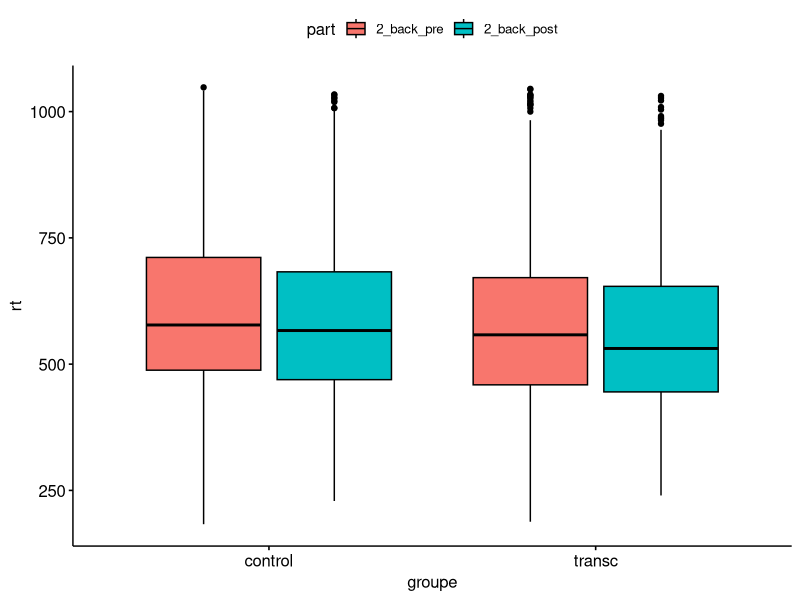
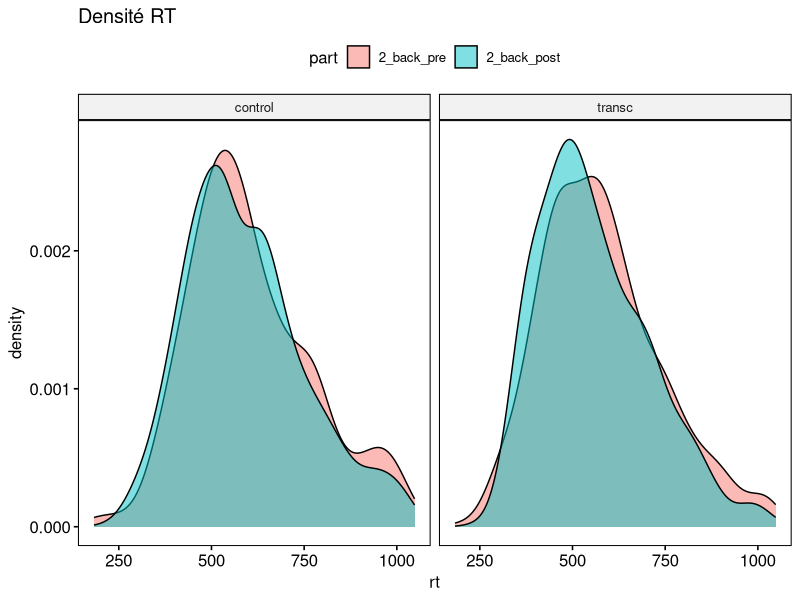
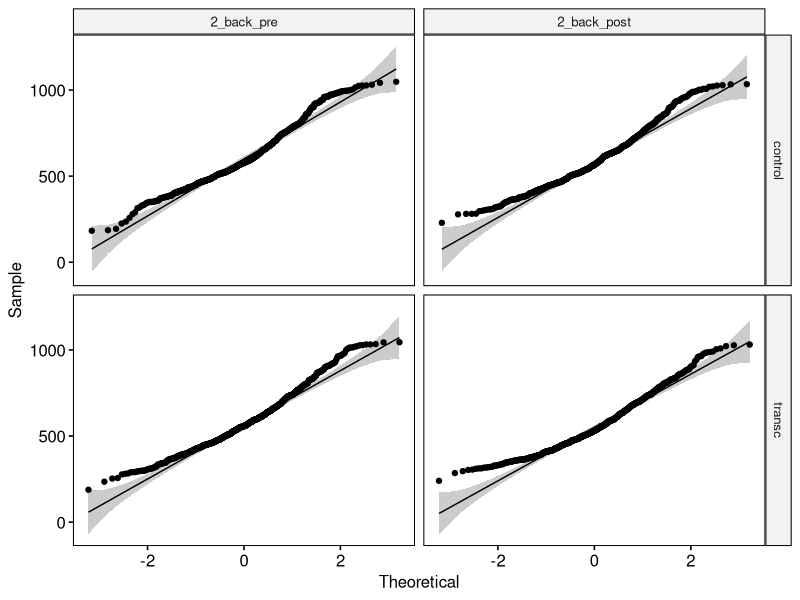
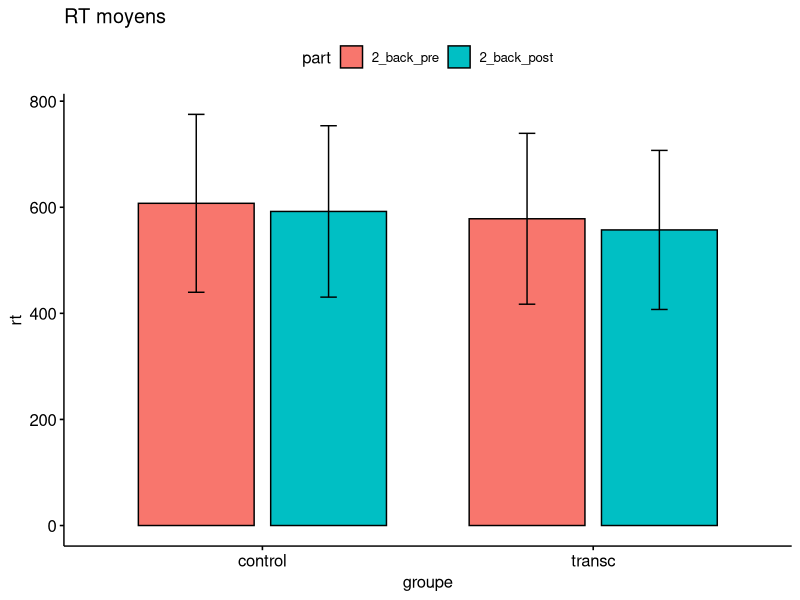
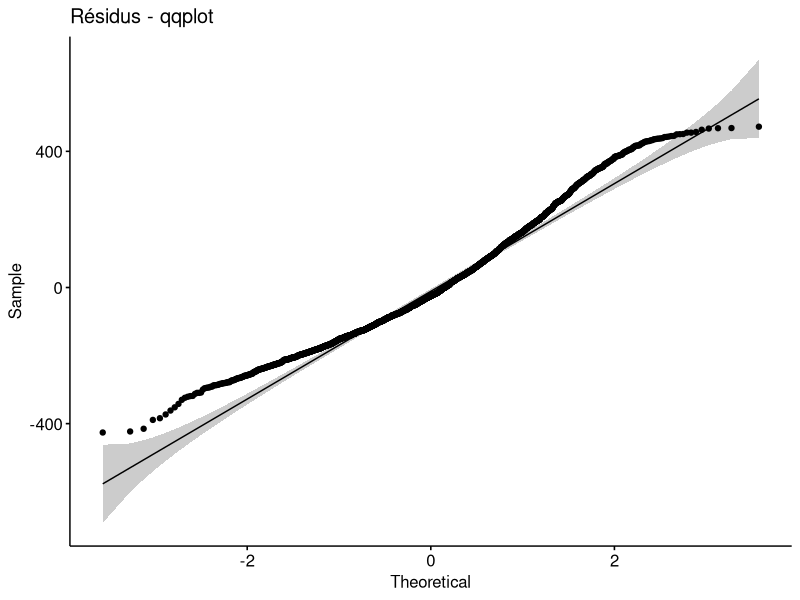
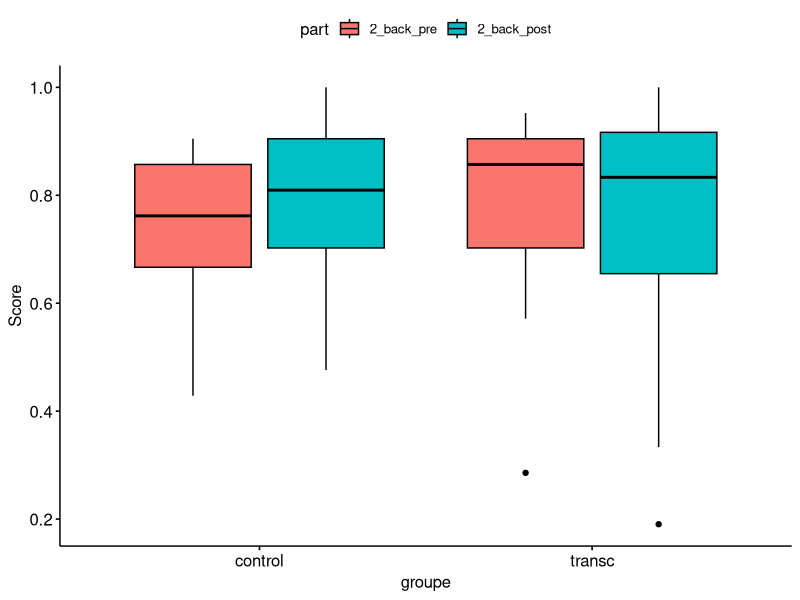
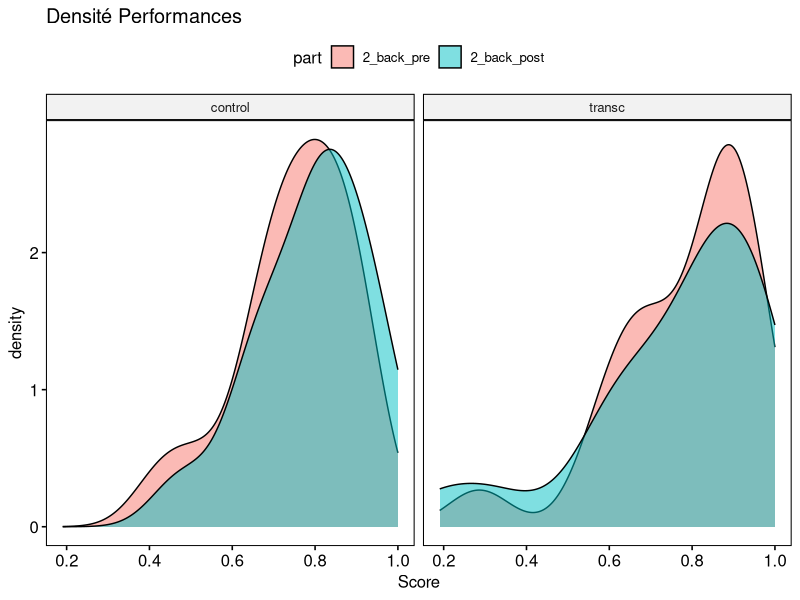
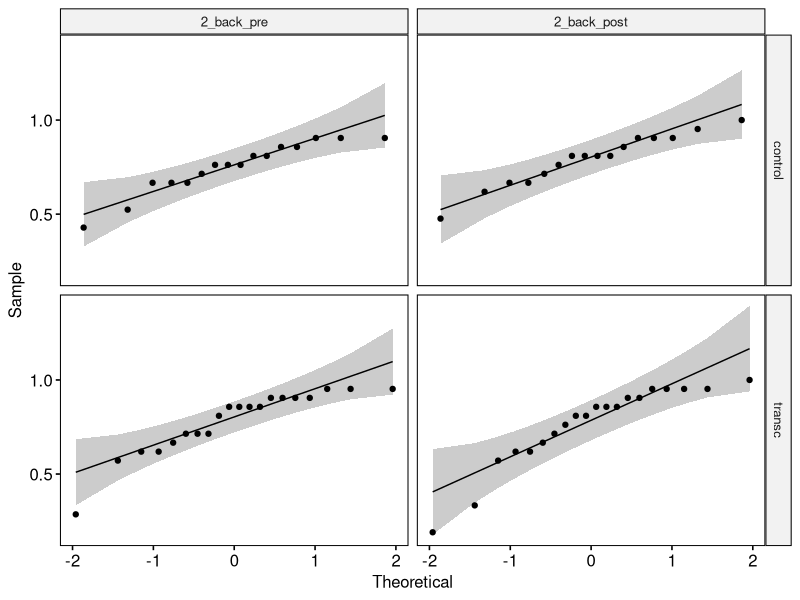

Generate these figures, in order, with R:
## ---- chunk 1

library(tidyverse)
library(ggpubr)
library(rstatix)
library(xtable)

## ---- chunk 2

nback <- read.csv2("data/nback.csv", sep = ",", fileEncoding="UTF-8-BOM")

nback$groupe <- as.factor(nback$groupe)
nback$subject_id <- as.factor(nback$subject_id)
nback$part <- factor(nback$part, levels = c("2_back_pre", "2_back_post"))
nback$id_2_back <- as.factor(nback$id_2_back)
nback$trial_id <- as.factor(nback$trial_id)

nback[is.na(nback)] <- 0

nback <- nback %>%
  filter(subject_id != 13) # trop de no-input

nback_summary <- nback %>%
  group_by(groupe, part) %>%
  summarize_if(is.numeric, mean)

nback_transc <- nback %>%
  filter(groupe == "transc")

nback_control <- nback %>%
  filter(groupe == "control")

nback_summary


## ---- chunk 3

nback_rt <- nback

nback_rt %>%
  group_by(groupe, part) %>%
  get_summary_stats(rt)

## ---- chunk 4

out_rt <- boxplot.stats(nback_rt$rt)$out


nback_rt <- nback_rt %>%
  filter(!rt %in% out_rt)

ggboxplot(nback_rt, x = "groupe", y = "rt", fill = "part")


## ---- chunk 5

ggdensity(nback_rt, x = "rt", fill = "part", main = "Densité RT", facet.by = "groupe")

## ---- chunk 6

ggqqplot(nback_rt, x = "rt", facet.by = c("groupe", "part"))

## ---- chunk 7

nback_rt %>%
  group_by(groupe, part) %>%
  shapiro_test(rt)

## ---- chunk 8

ggbarplot(nback_rt, x = "groupe", y = "rt", fill = "part", position = position_dodge(0.8), add = "mean_sd", main = "RT moyens")

## ---- chunk 9

rt_model <- lm(data = nback_rt, rt~part+groupe)
ggqqplot(residuals(rt_model), main = "Résidus - qqplot")

## ---- chunk 10

rt_kruskal_g <- nback_rt %>%
  group_by(part) %>%
  wilcox_test(rt ~ groupe)

rt_kruskal_g

## ---- chunk 11

rt_kruskal_t <- nback %>%
  group_by(groupe) %>%
  wilcox_test(rt ~ part, paired = T)

rt_kruskal_t

## ---- chunk 12
nback_score <- nback %>%
  group_by(groupe, subject_id, part, id_2_back) %>%
  summarise_if(is.numeric, mean)

nback_score %>%
  group_by(groupe, part) %>%
  get_summary_stats(Score)
## ---- chunk 13
ggboxplot(nback_score, x = "groupe", y = "Score", fill = "part")
## ---- chunk 14
ggdensity(nback_score, x = "Score", fill = "part", main = "Densité Performances", facet.by = "groupe")
## ---- chunk 15
ggqqplot(nback_score, x = "Score", facet.by = c("groupe", "part"))
## ---- chunk 16
nback_score %>%
  group_by(groupe, part) %>%
  shapiro_test(Score)
## ---- chunk 17
ggbarplot(nback_score, x = "groupe", y = "Score", fill = "part", position = position_dodge(0.8), add = "mean_sd", main = "Performances moyennes")
## ---- chunk 18
sc_model <- lm(data = nback_score, Score~part+groupe)
ggqqplot(residuals(sc_model), main = "Résidus - qqplot")
## ---- chunk 19

sc_kruskal_g <- nback_score %>%
  group_by(part) %>%
  wilcox_test(Score ~ groupe)
sc_kruskal_g

## ---- chunk 20

sc_kruskal_t <- nback_score %>%
  group_by(groupe) %>%
  wilcox_test(Score ~ part, paired = T)
sc_kruskal_t

## ---- chunk 21

nback_delta <- nback_score %>% 
  group_by(groupe, subject_id, part) %>%
  summarise(Score = mean(Score), rt = mean(rt)) %>%
  pivot_wider(names_from = part, values_from = c(Score, rt)) %>%
  mutate(Score_delta = Score_2_back_pre - Score_2_back_post) %>%
  mutate(Score_delta = round(Score_delta, 4)) %>%
  mutate(rt_delta = rt_2_back_pre - rt_2_back_post) %>%
  mutate(rt_delta = round(rt_delta, 4))

nback_delta %>%
  group_by(groupe) %>%
  summarise_if(is.numeric, c(mean))

